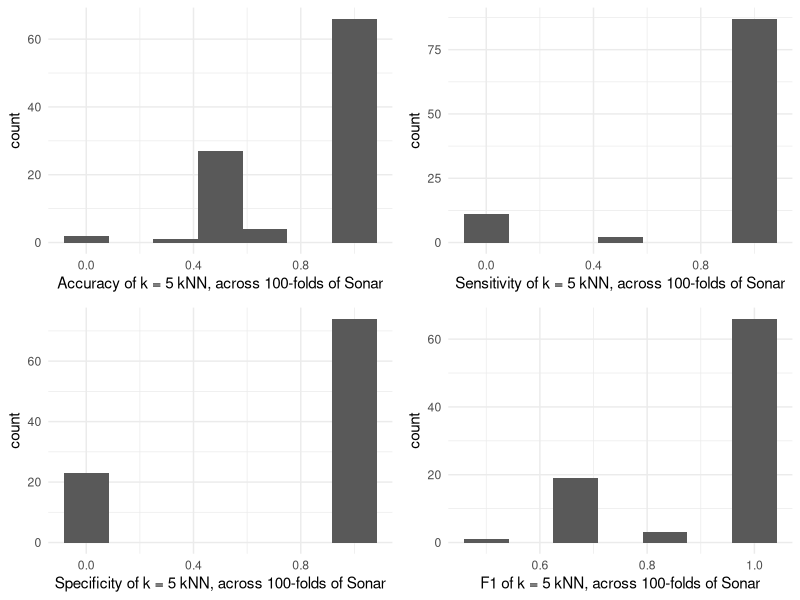

Reproduce this figure in R.
## ---- chunk 1
knitr::opts_chunk$set(echo = TRUE)
knitr::opts_chunk$set(cache = TRUE)
knitr::opts_chunk$set(fig.align = 'center')
library(tidyverse)
library(gridExtra)
theme_set(theme_minimal())
library(MASS) #Has a conflict with dplyr regarding select.
library(reshape2)
library(caret) #Used for Machine Learning
#library(plot.matrix) 
library(Matrix)
library(expm)
#library(plotly) #for 3D plotting
#library(reticulate) #Used for saving plotly images
#library(nloptr) #optimisation
#library(lpSolve) #linear programming
library(microbenchmark)
library(scales) #used for log trans of ggplot
#library(stats4) #mle and stuff
set.seed(314)

varnametotext <- function(v){
   deparse(substitute(v))
}
Stdresplot <- function(model, main = paste("(Estimate, Std. Res.)-plot of", deparse(substitute(model))), ylab ="Standardized residuals", ...) {
 fit <- fitted(model)
 rst <- rstandard(model)
 qplot(fit, rst, main = main, ylab = ylab, ylim = c(-max(3.2,max(abs(rst))), max(3.2,max(abs(rst)))) )+geom_hline(yintercept = 0) #Largest symmetric interval (around 0) of (-3.2,3.2) or (-largest absolute rst, largest absolute rst)
}
QQplotdraw <- function(model, main = paste("Normal QQ-plot of", deparse(substitute(model))), xlab = "Theoretical Quantiles", ylab ="Sample Quantiles", ...) {
   rst <- rstandard(model)
   #dataname <- getCall(lm_LT)$data
   ggplot(data = eval(getCall(model)$data), main = main, xlab = xlab, ylab = ylab) + geom_qq() + geom_qq_line() + aes(sample = rst)
} #main, xlab, ylab call do not work for some reason
StdresQQPlot <- function(model,...) {
   p1 <- Stdresplot(model,...)
   p2 <- QQplotdraw(model,...)
   #library(gridExtra)
   grid.arrange(p1,p2, ncol = 2)
}
## ---- chunk 2
library(caret)
library(class)
data(Sonar, package = "mlbench")
#Sonar %>% head()
## ---- chunk 3
folds <- createFolds(Sonar$Class, k=10)
# apply 10-fold cross-validation
knn.preds <- lapply(folds, function(f) knn(train = Sonar[-f,-61],
                                           test = Sonar[f,-61],
                                           cl = Sonar$Class[-f],
                                           k = 5))
knn.preds
## ---- chunk 4
obs <- lapply(folds, function(x) Sonar$Class[x])
knn.metrics <- mapply(function(pred, obs) confusionMatrix(data = pred, reference = obs),
                      pred = knn.preds, obs = obs,
                      SIMPLIFY = FALSE)
knn.TP <- vapply(knn.metrics, function(cm) cm[["table"]][1, 1], numeric(1))
knn.FP <- vapply(knn.metrics, function(cm) cm[["table"]][1, 2], numeric(1))
knn.FN <- vapply(knn.metrics, function(cm) cm[["table"]][2, 1], numeric(1))
knn.TN <- vapply(knn.metrics, function(cm) cm[["table"]][2, 2], numeric(1))
knn.accuracy <- vapply(knn.metrics, function(cm) cm[["overall"]]["Accuracy"], numeric(1))
## ---- chunk 5
knn.accuracy
## ---- chunk 6
SensFunc <- function(TP, FN) TP/(TP+FN)
SpecFunc <- function(TN, FP) TN/(TN+FP)
PrecFunc <- function(TP, FP) TP/(TP+FP)
RecaFunc <- SensFunc

sensitivity_10fold <- SensFunc(knn.TP, knn.FN)
specificity_10fold <- SpecFunc(knn.TN, knn.FP)
precision_10fold <- PrecFunc(knn.TP, knn.FP)
recall_10fold <- RecaFunc(knn.TP, knn.FN)
F1_10fold <- 2*precision_10fold * recall_10fold / (precision_10fold + recall_10fold)
## ---- chunk 7
sensitivity_10fold
specificity_10fold
F1_10fold
## ---- chunk 8
#knnSensSpecF1 <- function(data, target, numFolds, k, )

folds_100 <- createFolds(Sonar$Class, k=100)
# apply 10-fold cross-validation
knn.preds_100 <- lapply(folds_100, function(f) knn(train = Sonar[-f,-61],
                                           test = Sonar[f,-61],
                                           cl = Sonar$Class[-f],
                                           k = 5))
## ---- chunk 9
obs_100 <- lapply(folds_100, function(x) Sonar$Class[x])
knn.metrics_100 <- mapply(function(pred, obs) confusionMatrix(data = pred, reference = obs),
                      pred = knn.preds_100, obs = obs_100,
                      SIMPLIFY = FALSE)
knn.TP_100 <- vapply(knn.metrics_100, function(cm) cm[["table"]][1, 1], numeric(1))
knn.FP_100 <- vapply(knn.metrics_100, function(cm) cm[["table"]][1, 2], numeric(1))
knn.FN_100 <- vapply(knn.metrics_100, function(cm) cm[["table"]][2, 1], numeric(1))
knn.TN_100 <- vapply(knn.metrics_100, function(cm) cm[["table"]][2, 2], numeric(1))
knn.accuracy_100 <- vapply(knn.metrics_100, function(cm) cm[["overall"]]["Accuracy"], numeric(1))

sensitivity_100fold <- SensFunc(knn.TP_100, knn.FN_100)
specificity_100fold <- SpecFunc(knn.TN_100, knn.FP_100)
precision_100fold <- PrecFunc(knn.TP_100, knn.FP_100)
recall_100fold <- RecaFunc(knn.TP_100, knn.FN_100)
F1_100fold <- 2*precision_100fold * recall_100fold / (precision_100fold + recall_100fold)
## ---- chunk 10
specificity_100fold
## ---- chunk 11
df_ConfMatStats <- data.frame(acc = knn.accuracy_100, sens = sensitivity_100fold, spec = specificity_100fold, F1 = F1_100fold)
p0 <- df_ConfMatStats %>% ggplot()
p1 <- p0 + geom_histogram(bins = 7, aes(x = acc)) + xlab("Accuracy of k = 5 kNN, across 100-folds of Sonar")
p2 <- p0 + geom_histogram(bins = 7, aes(x = sens)) + xlab("Sensitivity of k = 5 kNN, across 100-folds of Sonar")
p3 <- p0 + geom_histogram(bins = 7, aes(x = spec)) + xlab("Specificity of k = 5 kNN, across 100-folds of Sonar")
p4 <- p0 + geom_histogram(bins = 7, aes(x = F1)) + xlab("F1 of k = 5 kNN, across 100-folds of Sonar")
grid.arrange(p1,p2,p3,p4,ncol = 2)
